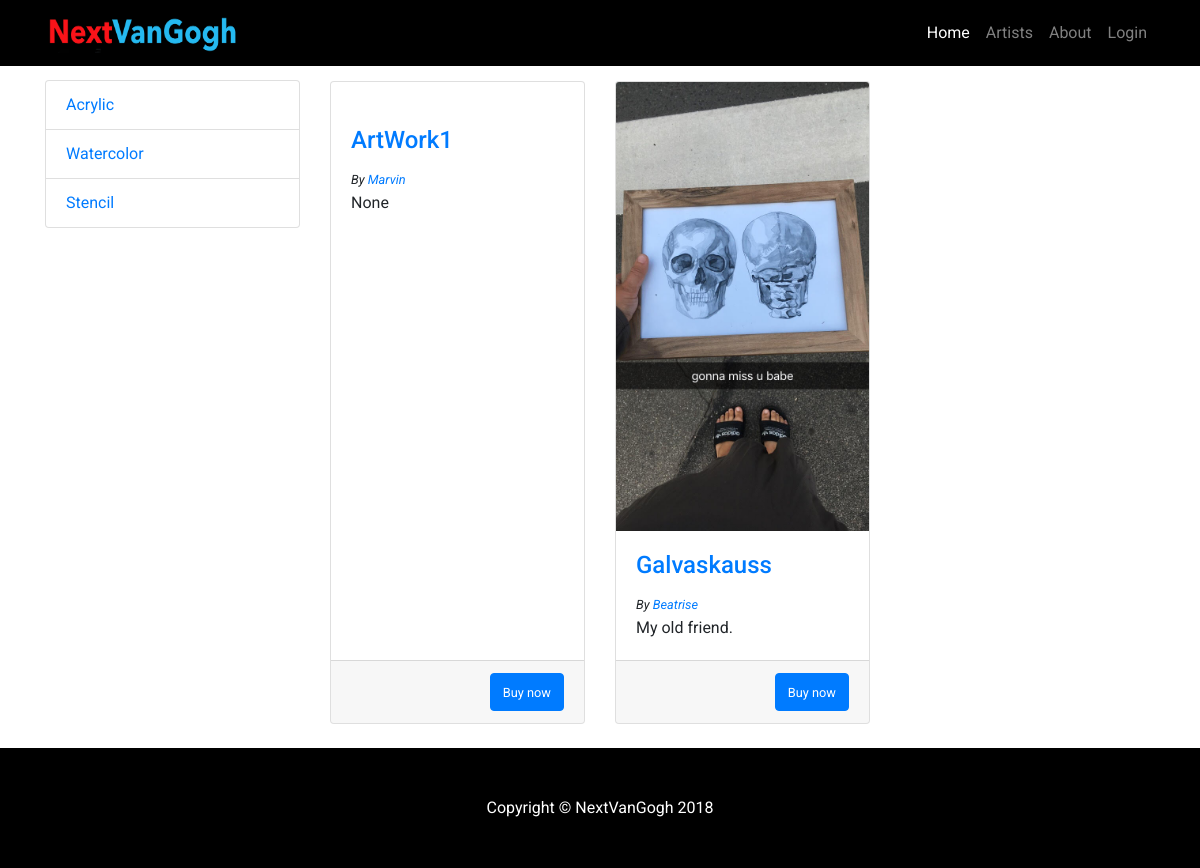
Before: / with the older database file.
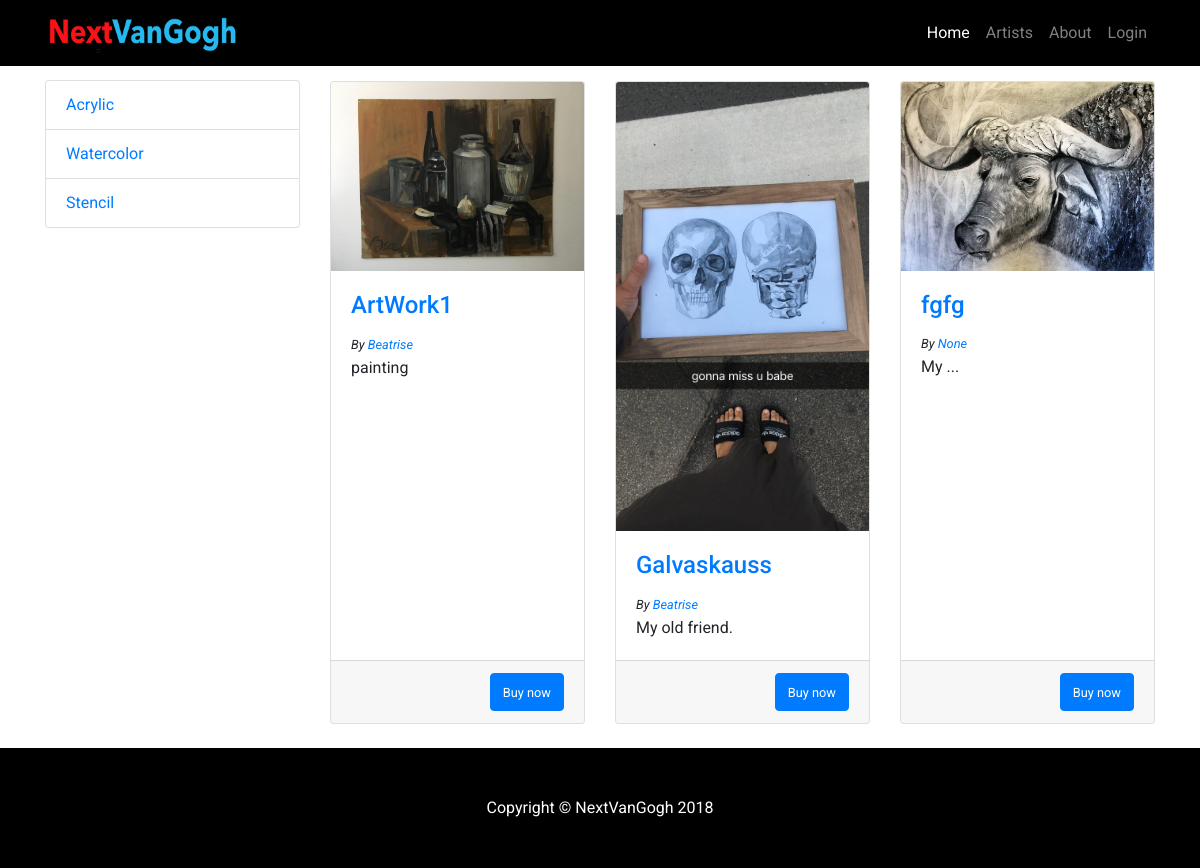
After: the same page with the newer database file.
### tables this page shows
CREATE TABLE "ArtTypes" (
	`Id`	INTEGER NOT NULL PRIMARY KEY AUTOINCREMENT UNIQUE,
	`Type`	TEXT NOT NULL UNIQUE
);

CREATE TABLE "ArtWorks" (
	`Id`	INTEGER NOT NULL PRIMARY KEY AUTOINCREMENT UNIQUE,
	`ArtistId`	INTEGER NOT NULL,
	`ArtTypeId`	INTEGER NOT NULL,
	`Name`	TEXT NOT NULL,
	`Description`	TEXT,
	`Item`	BLOB,
	FOREIGN KEY(`ArtistId`) REFERENCES `Artists`,
	FOREIGN KEY(`ArtTypeId`) REFERENCES `ArtType`
);

CREATE TABLE `Artists` (
	`Id`	INTEGER NOT NULL PRIMARY KEY AUTOINCREMENT UNIQUE,
	`UserName`	TEXT NOT NULL UNIQUE,
	`FirstName`	TEXT,
	`LastName`	TEXT,
	`Password`	TEXT NOT NULL UNIQUE,
	`Description`	TEXT,
	`Photo`	BLOB
);

### server.py (the view)
@app.route('/')
@app.route('/<typ>')
def index(typ=None):
	con = lite.connect('db/nVanGogh.db')
   	con.row_factory = lite.Row
      	cur = con.cursor()
	cur.execute("SELECT * FROM ArtTypes")
   	types = cur.fetchall();
	if typ :
		cur.execute("Select ArtWorks.Id, Artists.UserName, Artists.FirstName, Artists.LastName, ArtWorks.Description, ArtWorks.Item, ArtWorks.Name from ArtWorks INNER JOIN Artists ON ArtWorks.ArtistId == Artists.Id where ArtWorks.ArtTypeId == ?", typ)
	else:
		cur.execute("Select Artists.UserName, Artists.FirstName, Artists.LastName, ArtWorks.Description, ArtWorks.Item, ArtWorks.Name from ArtWorks INNER JOIN Artists ON ArtWorks.ArtistId == Artists.Id")
	artWorks = cur.fetchall();
	print(types)
	return render_template('index.html', types = types, artWorks = artWorks)

### templates/index.html (shortened to what this page needs)
<!DOCTYPE html>
<html lang="en">
  <head>
    <link href="../static/bootstrap.min.css" rel="stylesheet">
    <link href="../static/style.css" rel="stylesheet">
  </head>
  <body>
    <nav class="navbar navbar-expand-lg navbar-dark bg-dark fixed-top" style="background-color:#000!important;">
      <div class="container">
        <a class="navbar-brand" href="/"><img src="../static/logo.png" width=200 height=40></a>
        <div class="collapse navbar-collapse" id="navbarResponsive">
          <ul class="navbar-nav ml-auto">
            <li class="nav-item active">
              <a class="nav-link" href="/">Home
              </a>
            </li>
            <li class="nav-item">
              <a class="nav-link" href="#">Artists</a>
            </li>
            <li class="nav-item">
              <a class="nav-link" href="#">About</a>
            </li>
            <li class="nav-item">
              {% if loggedIn %}
              <a class="nav-link" onclick="logout()">Logout</a>
              {% else %}
              <a class="nav-link" onclick="login()">Login</a>
              {% endif %}
            </li>
          </ul>
        </div>
      </div>
    </nav>
    <div class="container">
      <div class="row">
        <div class="col-lg-3">
		<div class="list-group">
            		{% for type in types %}
            		<a href="{{type['Id']}}" class="list-group-item">{{type["Type"]}}</a>
	         	{% endfor %}
	        </div>
        </div>
        <div class="col-lg-9">
          <div class="row" style="margin-top:3%;">
            	{% for artWork in artWorks %}
 		     <div class="col-lg-4 col-md-6 mb-4">
              		<div class="card h-100">
                		<a href="#" onclick="openArt()"><img class="card-img-top" src="{{artWork['Item']}}" alt=""></a>
                		<div class="card-body">
                  			<h4 class="card-title"><a  href="#">{{artWork["Name"]}}</a>  </h4>
                                <small style="font-style:italic;">By <a href="/artist?uname={{artWork['FirstName']}}">{{artWork["FirstName"]}}</a></small>
                  			<p class="card-text">{{artWork["Description"]}}</p>
                		</div>
                		<div class="card-footer">
                            <button class="btn btn-primary" style="float:right;"><small>Buy now</small></button>
                		</div>
              		</div>
            	</div>
	         {% endfor %}
	       </div>
        </div>
      </div>
    </div>
    <footer class="py-5 bg-dark" style="background-color:#000!important;">
      <div class="container">
        <p class="m-0 text-center text-white">Copyright &copy; NextVanGogh 2018</p>
      </div>
    </footer>
  </body>
</html>

### static/style.css (style rules this page uses)
body { padding-top: 54px; font-family: 'Roboto', sans-serif!important; }
.navbar-dark { background-color: #000; }
@media (min-width: 992px) { body { padding-top: 56px; } }

Changed rows visible on the page:
changed ArtWorks "ArtWork1": Item: picture added; FirstName "Marvin" → "Beatrise"; Description "None" → "painting"
added ArtWorks: Item (picture), Name "fgfg", FirstName "None", Description "My ..."
